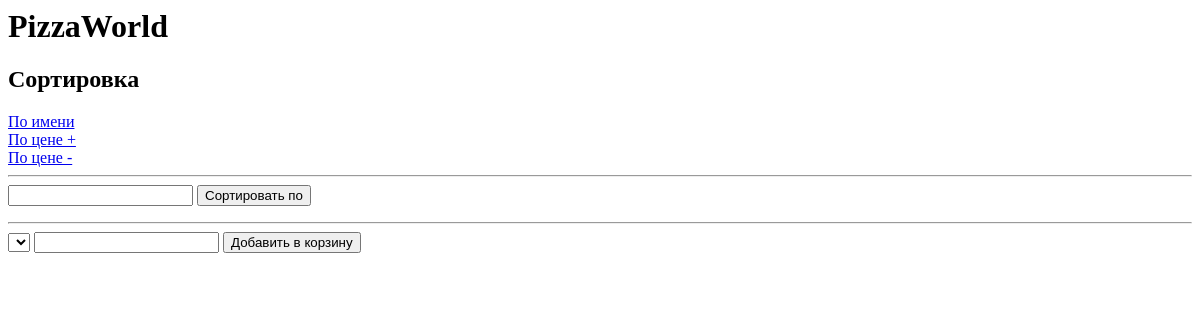
The page /core/ on the database as committed earlier.
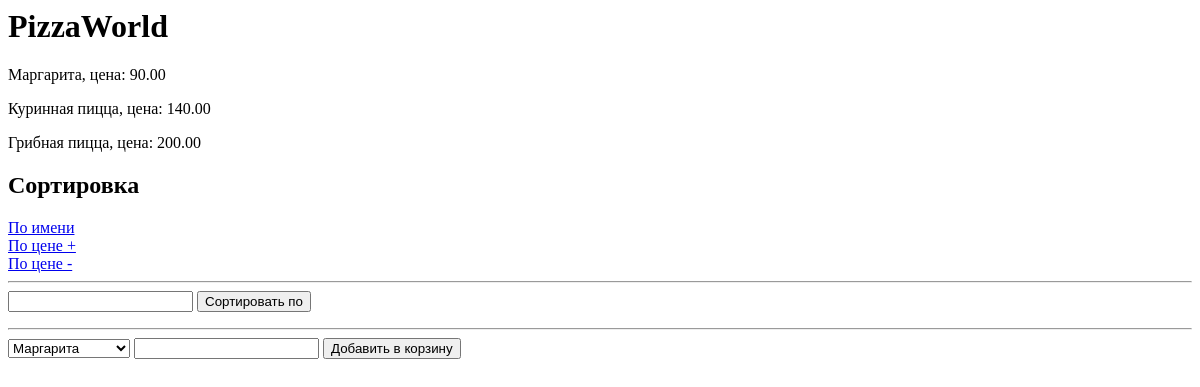
The same page on the database as committed later.
### myAPP/models.py (models this page shows, shortened)
class Pizza(models.Model):
    name = models.CharField(max_length=300)
    price = models.DecimalField(max_digits=9, decimal_places=2)

### core/context_processor.py (called while the page is built)
def contex_core(request):
    return {'site_url': settings.SITE_URL,
            'site_name': settings.SITE_NAME,
            'pizzas': Pizza.objects.all(),
            'support_email_address': settings.SUPPORT_EMAIL_ADDRESS,}

### core/templates/core.html
<h1>PizzaWorld</h1>
<div>
    {% for pizza in pizzas %}
    <div>
        <p>{{ pizza.name }}, цена: {{ pizza.price }}</p>
    </div>
    {% endfor %}
</div>
<div>
    <h2>Сортировка</h2>
    <a href="/pizzas/?ordering=name">По имени </a><br>
    <a href="/pizzas/?ordering=price">По цене +</a><br>
    <a href="/pizzas/?ordering=-price">По цене -</a><br>
</div>
<hr>
<form method="post" action="/pizzas/">{% csrf_token %}
    <input type="text" name="ordering">
    <input type="submit" value="Сортировать по">
</form>
<hr>
<form method="post" action="/add_pizza/">{% csrf_token %}
    <select name="pizza_id">
        {% for pizza in pizzas %}
            <option value="{{pizza.id}}">{{pizza.name}}</option>
        {% endfor %}
    </select>
    <input type="number" name="count">
    <input type="submit" value="Добавить в корзину">
</form>

Rows that differ between the two databases and show on the page:
added Pizza: name "Маргарита", price "90.00"
added Pizza: name "Куринная пицца", price "140.00"
added Pizza: name "Грибная пицца", price "200.00"
Other text that changed with them:
form field pizza_id: (not shown) → "Маргарита"
